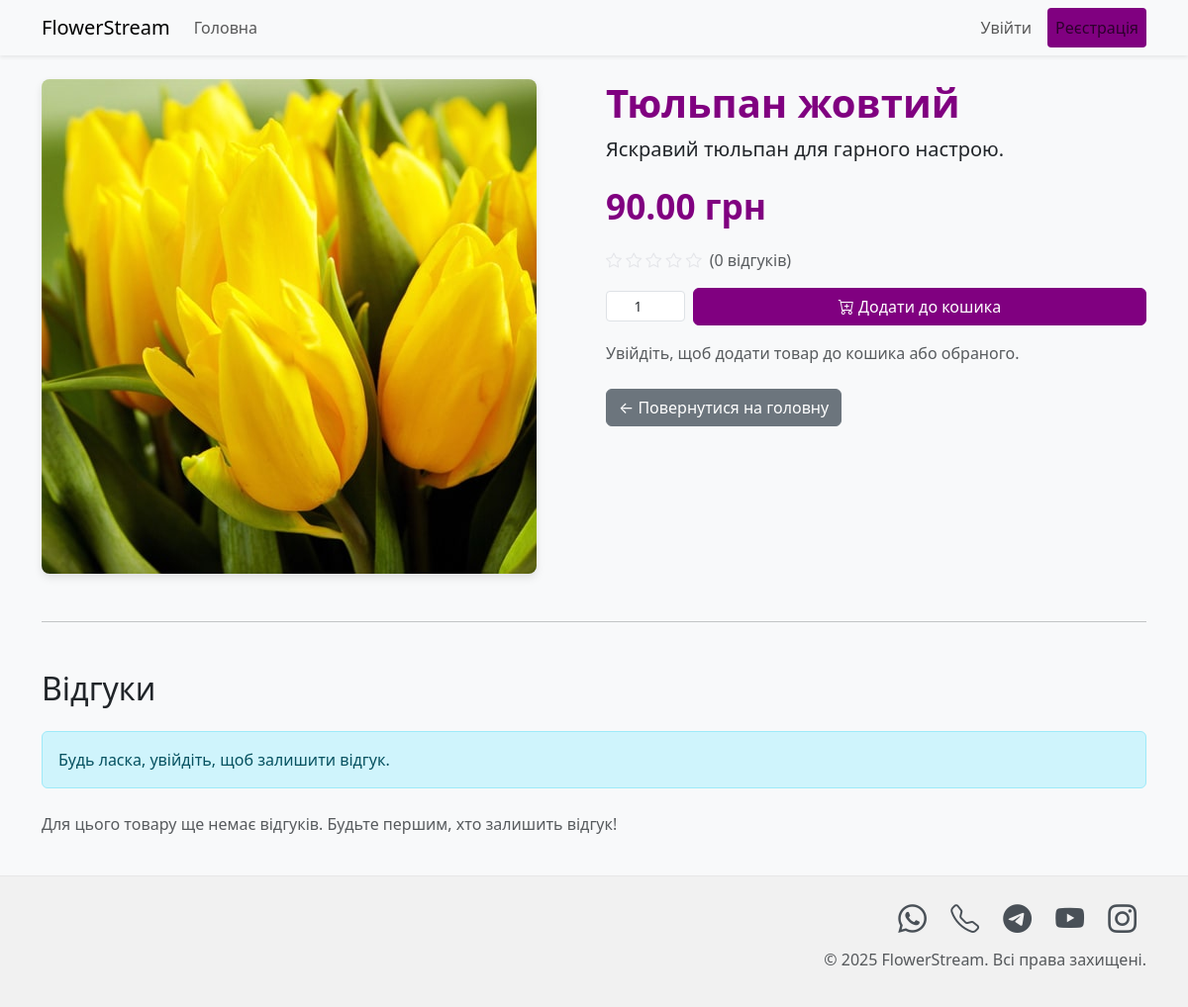
The app's page /product/2 with its own data.
### tables this page shows
CREATE TABLE products (
            id INTEGER PRIMARY KEY AUTOINCREMENT,
            name TEXT NOT NULL,
            description TEXT,
            price REAL NOT NULL,
            image_url TEXT,
            stock INTEGER NOT NULL DEFAULT 100 -- New stock column
        );

### app.py (the view)
@app.route('/product/<int:product_id>')
def product_detail(product_id):
    user_logged_in = session.get('user_id') is not None
    flower = get_flower_by_id(product_id)
    if not flower:
        flash('Товар не знайдено.', 'danger')
        return redirect(url_for('home'))
    reviews = get_reviews_for_product(product_id)
    average_rating = get_average_rating_for_product(product_id)
    user_has_reviewed = False
    if user_logged_in:
        db = get_db_connection()
        cursor = db.execute("SELECT COUNT(*) FROM reviews WHERE user_id = ? AND product_id = ?",
                           (session.get('user_id'), product_id))
        if cursor.fetchone()[0] > 0:
            user_has_reviewed = True
    cart_count = sum(item['quantity'] for item in session.get('cart', [])) if user_logged_in else 0
    favorites = session.get('favorites', []) if user_logged_in else []
    return render_template('product_detail.html',
                           flower=flower,
                           reviews=reviews,
                           average_rating=average_rating,
                           user_logged_in=user_logged_in,
                           cart_count=cart_count,
                           favorites=favorites,
                           user_has_reviewed=user_has_reviewed)

### app.py (called while the page is built)
def get_flower_by_id(flower_id):
    db = get_db_connection()
    cursor = db.execute("SELECT * FROM products WHERE id = ?", (flower_id,))
    return cursor.fetchone()

def get_average_rating_for_product(product_id):
    db = get_db_connection()
    cursor = db.execute("SELECT AVG(rating) FROM reviews WHERE product_id = ?", (product_id,))
    avg_rating = cursor.fetchone()[0]
    return round(avg_rating, 2) if avg_rating else 0.0

### db.py (called while the page is built)
def get_db_connection():
    if 'db' not in g:
        database = current_app.config.get('DATABASE')
        if not database:
            raise RuntimeError("Environment variable 'DATABASE' is not set. Check your .env file.")
        conn = sqlite3.connect(database)
        conn.row_factory = sqlite3.Row
        g.db = conn
    return g.db

### templates/product_detail.html (shortened to what this page needs)
<!DOCTYPE html>
<html lang="uk">
<head>
    <link href="https://cdn.jsdelivr.net/npm/bootstrap@5.3.0/dist/css/bootstrap.min.css" rel="stylesheet">
    <link rel="stylesheet" href="https://cdn.jsdelivr.net/npm/bootstrap-icons@1.10.5/font/bootstrap-icons.css">
</head>
<body>
    <nav class="navbar navbar-expand-lg navbar-light bg-light shadow-sm">
        <div class="container">
            <a class="navbar-brand" href="{{ url_for('home') }}">FlowerStream</a>
            <div class="collapse navbar-collapse" id="navbarNav">
                <ul class="navbar-nav me-auto mb-2 mb-lg-0">
                    <li class="nav-item">
                        <a class="nav-link" href="{{ url_for('home') }}">Головна</a>
                    </li>
                </ul>
                <ul class="navbar-nav">
                    {% if user_logged_in %}
                        <li class="nav-item">
                            <span class="nav-link text-dark">Привіт, {{ session.username }}!</span>
                        </li>
                        <li class="nav-item">
                            <a class="nav-link btn btn-outline-danger btn-sm" href="{{ url_for('logout') }}">Вийти</a>
                        </li>
                    {% else %}
                        <li class="nav-item">
                            <a class="nav-link btn btn-outline-primary btn-sm me-2" href="{{ url_for('login') }}">Увійти</a>
                        </li>
                        <li class="nav-item">
                            <a class="nav-link btn btn-primary btn-sm" href="{{ url_for('register') }}" style="background-color: purple;">Реєстрація</a>
                        </li>
                    {% endif %}
                </ul>
            </div>
        </div>
    </nav>
    <div class="container py-4">
        <div class="row">
            <div class="col-md-6">
                {% if flower.image_url %}
                    <img src="{{ url_for('static', filename=flower.image_url.split('static/')[-1]) }}" class="img-fluid product-image" alt="{{ flower.name }}">
                {% else %}
                    <img src="https://placehold.co/600x400/cccccc/333333?text=Немає+зображення" class="img-fluid product-image" alt="Немає зображення">
                {% endif %}
            </div>
            <div class="col-md-6 flower-details">
                <h1>{{ flower.name }}</h1>
                <p class="lead">{{ flower.description }}</p>
                <p class="price">{{ "%.2f"|format(flower.price) }} грн</p>
                <div class="d-flex align-items-center mb-3">
                    <div class="rating-stars me-2">
                        {% for i in range(1, 6) %}
                            {% if average_rating >= i %}
                                <i class="bi bi-star-fill"></i>
                            {% elif average_rating >= i - 0.5 %}
                                <i class="bi bi-star-half"></i>
                            {% else %}
                                <i class="bi bi-star"></i>
                            {% endif %}
                        {% endfor %}
                    </div>
                    <span class="text-muted">({{ reviews|length }} відгуків)</span>
                </div>
                <form action="{{ url_for('add_to_cart', flower_id=flower.id) }}" method="post" class="mb-3">
                    <div class="quantity-input-group">
                        <input type="number" name="quantity" class="form-control form-control-sm" value="1" min="1" aria-label="Кількість">
                        <button type="submit" class="btn btn-purple flex-grow-1">
                            <i class="bi bi-cart-plus"></i> Додати до кошика
                        </button>
                    </div>
                </form>
                {% if user_logged_in %}
                <form action="{{ url_for('add_to_favorites', flower_id=flower.id) }}" method="post" class="d-inline">
                    <button type="submit" class="btn btn-outline-danger">
                        <i class="bi bi-heart"></i> Додати в обране
                    </button>
                </form>
                {% else %}
                <p class="text-muted mt-3">Увійдіть, щоб додати товар до кошика або обраного.</p>
                {% endif %}
                <div class="mt-4">
                    <a href="{{ url_for('home') }}" class="btn btn-secondary">← Повернутися на головну</a>
                </div>
            </div>
        </div>
        <hr class="my-5">
        <h2 class="mb-4">Відгуки</h2>
        {% if user_logged_in and not user_has_reviewed %}
        <div class="card p-4 mb-4">
            <h4>Залишити свій відгук</h4>
            <form action="{{ url_for('add_review', product_id=flower.id) }}" method="post">
                <div class="mb-3">
                    <label class="form-label">Ваша оцінка:</label>
                    <div class="rating-form">
                        {% for i in range(5, 0, -1) %}
                        <div class="form-check form-check-inline">
                            <input class="form-check-input" type="radio" name="rating" id="rating{{ i }}" value="{{ i }}" {% if loop.first %}checked{% endif %}>
                            <label class="form-check-label" for="rating{{ i }}">{{ i }} <i class="bi bi-star-fill text-warning"></i></label>
                        </div>
                        {% endfor %}
                    </div>
                </div>
                <div class="mb-3">
                    <label for="comment" class="form-label">Коментар (необов'язково):</label>
                    <textarea class="form-control" id="comment" name="comment" rows="3" placeholder="Напишіть ваш відгук про товар..."></textarea>
                </div>
                <button type="submit" class="btn btn-purple">Відправити відгук</button>
            </form>
        </div>
        {% elif user_logged_in and user_has_reviewed %}
        <div class="alert alert-info" role="alert">
            Ви вже залишили відгук для цього товару.
        </div>
        {% else %}
        <div class="alert alert-info" role="alert">
            Будь ласка, увійдіть, щоб залишити відгук.
        </div>
        {% endif %}
        <div class="reviews-list mt-4">
            {% if reviews %}
                {% for review in reviews %}
                <div class="card p-3 mb-2 review-card">
                    <div class="review-header">
                        <p class="mb-1"><strong>{{ review.username }}</strong> <small class="text-muted">({{ review.created_at }})</small></p>
                        {% if user_logged_in and session.user_id == review.user_id and not session.is_admin %}
                            <form action="{{ url_for('delete_review', review_id=review.id) }}" method="post" onsubmit="return confirm('Ви впевнені, що хочете видалити свій відгук?');" class="delete-btn-form">
                                <button type="submit" class="btn btn-outline-danger btn-sm">Видалити</button>
                            </form>
                        {% endif %}
                    </div>
                    <div class="rating-stars">
                        {% for i in range(1, 6) %}
                            {% if review.rating >= i %}
                                <i class="bi bi-star-fill"></i>
                            {% elif review.rating >= i - 0.5 %}
                                <i class="bi bi-star-half"></i>
                            {% else %}
                                <i class="bi bi-star"></i>
                            {% endif %}
                        {% endfor %}
                    </div>
                    {% if review.comment %}
                        <p class="review-comment">{{ review.comment }}</p>
                    {% else %}
                        <p class="text-muted">Коментар відсутній.</p>
                    {% endif %}
                </div>
                {% endfor %}
            {% else %}
                <p class="text-muted">Для цього товару ще немає відгуків. Будьте першим, хто залишить відгук!</p>
            {% endif %}
        </div>
    </div>
    <footer class="footer mt-auto">
        <div class="container text-end">
            <div class="social-icons">
                <a href="https://wa.me/PHONE_NUMBER" target="_blank" title="WhatsApp"><i class="bi bi-whatsapp"></i></a>
                <a href="tel:PHONE_NUMBER" title="Телефон"><i class="bi bi-telephone"></i></a>
                <a href="https://t.me/tarassts" target="_blank" title="Telegram"><i class="bi bi-telegram"></i></a>
                <a href="https://www.youtube.com/YOUTUBE_CHANNEL" target="_blank" title="YouTube"><i class="bi bi-youtube"></i></a>
                <a href="https://www.instagram.com/INSTAGRAM_USERNAME" target="_blank" title="Instagram"><i class="bi bi-instagram"></i></a>
            </div>
            <p class="text-muted mt-2">&copy; {{ 'now' | date('%Y') }} FlowerStream. Всі права захищені.</p>
        </div>
    </footer>
</body>
</html>

### templates/product_detail.html (style rules this page uses)
body { display: flex; flex-direction: column; min-height: 100vh; background-color: #f8f9fa; }
.container.py-4 { flex: 1; }
.bi { transition: color 0.2s ease; }
.footer { background-color: #f1f1f1; padding: 20px 0; text-align: center; border-top: 1px solid #e7e7e7; }
.social-icons a { font-size: 1.8rem; margin: 0 10px; color: #495057; transition: color 0.3s ease; }
.product-image { max-width: 100%; height: auto; border-radius: 8px; box-shadow: 0 4px 8px rgba(0,0,0,0.1); }
.flower-details h1 { color: #800080; font-weight: bold; }
.flower-details .price { font-size: 2.2rem; color: #800080; font-weight: bold; margin-top: 1rem; }
.rating-stars .bi-star { color: #e4e5e9; }
.btn-purple { background-color: #800080; color: white; border-color: #800080; }
.quantity-input-group { display: flex; align-items: center; margin-bottom: 1rem; }
.quantity-input-group .form-control { max-width: 80px; text-align: center; margin-right: 0.5rem; }

### records on screen
products: image_url (picture), name "Тюльпан жовтий", description "Яскравий тюльпан для гарного настрою.", price "90.00"

### other values on screen
{{ reviews|length }} "0"
